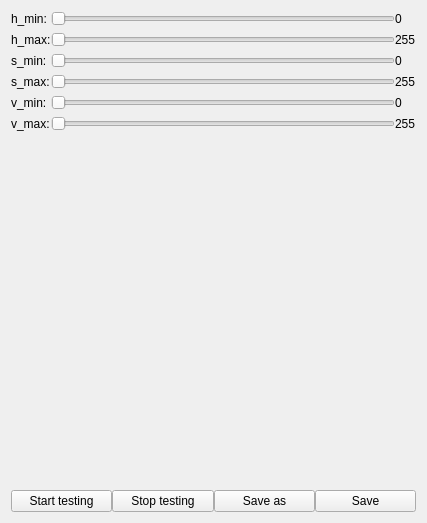
              <widget class="QWidget" name="scrollAreaWidgetContents_4">
               <property name="geometry">
                <rect>
                 <x>0</x>
                 <y>0</y>
                 <width>427</width>
                 <height>523</height>
                </rect>
               </property>
               <layout class="QVBoxLayout" name="verticalLayout_42">
                <item>
                 <layout class="QGridLayout" name="gridLayout_15">
                  <property name="horizontalSpacing">
                   <number>0</number>
                  </property>
                  <property name="verticalSpacing">
                   <number>6</number>
                  </property>
                  <item row="4" column="1">
                   <widget class="QSlider" name="v_minTrackbar">
                    <property name="orientation">
                     <enum>Qt::Horizontal</enum>
                    </property>
                   </widget>
                  </item>
                  <item row="5" column="1">
                   <widget class="QSlider" name="v_maxTrackbar">
                    <property name="orientation">
                     <enum>Qt::Horizontal</enum>
                    </property>
                   </widget>
                  </item>
                  <item row="3" column="1">
                   <widget class="QSlider" name="s_maxTrackbar">
                    <property name="orientation">
                     <enum>Qt::Horizontal</enum>
                    </property>
                   </widget>
                  </item>
                  <item row="0" column="0">
                   <widget class="QLabel" name="label">
                    <property name="text">
                     <string>h_min:</string>
                    </property>
                   </widget>
                  </item>
                  <item row="2" column="0">
                   <widget class="QLabel" name="label_3">
                    <property name="text">
                     <string>s_min:</string>
                    </property>
                   </widget>
                  </item>
                  <item row="3" column="0">
                   <widget class="QLabel" name="label_4">
                    <property name="text">
                     <string>s_max:</string>
                    </property>
                   </widget>
                  </item>
                  <item row="5" column="0">
                   <widget class="QLabel" name="label_6">
                    <property name="text">
                     <string>v_max:</string>
                    </property>
                   </widget>
                  </item>
                  <item row="1" column="1">
                   <widget class="QSlider" name="h_maxTrackbar">
                    <property name="orientation">
                     <enum>Qt::Horizontal</enum>
                    </property>
                   </widget>
                  </item>
                  <item row="4" column="0">
                   <widget class="QLabel" name="label_5">
                    <property name="text">
                     <string>v_min:</string>
                    </property>
                   </widget>
                  </item>
                  <item row="0" column="1">
                   <widget class="QSlider" name="h_minTrackbar">
                    <property name="orientation">
                     <enum>Qt::Horizontal</enum>
                    </property>
                   </widget>
                  </item>
                  <item row="1" column="0">
                   <widget class="QLabel" name="label_2">
                    <property name="text">
                     <string>h_max:</string>
                    </property>
                   </widget>
                  </item>
                  <item row="2" column="1">
                   <widget class="QSlider" name="s_minTrackbar">
                    <property name="orientation">
                     <enum>Qt::Horizontal</enum>
                    </property>
                   </widget>
                  </item>
                  <item row="0" column="2">
                   <widget class="QLabel" name="h_minVal">
                    <property name="text">
                     <string>0</string>
                    </property>
                   </widget>
                  </item>
                  <item row="1" column="2">
                   <widget class="QLabel" name="h_maxVal">
                    <property name="text">
                     <string>255</string>
                    </property>
                   </widget>
                  </item>
                  <item row="2" column="2">
                   <widget class="QLabel" name="s_minVal">
                    <property name="text">
                     <string>0</string>
                    </property>
                   </widget>
                  </item>
                  <item row="3" column="2">
                   <widget class="QLabel" name="s_maxVal">
                    <property name="text">
                     <string>255</string>
                    </property>
                   </widget>
                  </item>
                  <item row="4" column="2">
                   <widget class="QLabel" name="v_minVal">
                    <property name="text">
                     <string>0</string>
                    </property>
                   </widget>
                  </item>
                  <item row="5" column="2">
                   <widget class="QLabel" name="v_maxVal">
                    <property name="text">
                     <string>255</string>
                    </property>
                   </widget>
                  </item>
                 </layout>
                </item>
                <item>
                 <spacer name="verticalSpacer">
                  <property name="orientation">
                   <enum>Qt::Vertical</enum>
                  </property>
                  <property name="sizeHint" stdset="0">
                   <size>
                    <width>20</width>
                    <height>40</height>
                   </size>
                  </property>
                 </spacer>
                </item>
                <item>
                 <layout class="QHBoxLayout" name="horizontalLayout_9">
                  <property name="spacing">
                   <number>0</number>
                  </property>
                  <item>
                   <widget class="QPushButton" name="StartColorTacking">
                    <property name="text">
                     <string>Start testing</string>
                    </property>
                   </widget>
                  </item>
                  <item>
                   <widget class="QPushButton" name="StopColorTracking">
                    <property name="text">
                     <string>Stop testing</string>
                    </property>
                   </widget>
                  </item>
                  <item>
                   <widget class="QPushButton" name="SaveAsColorTracking">
                    <property name="text">
                     <string>Save as</string>
                    </property>
                   </widget>
                  </item>
                  <item>
                   <widget class="QPushButton" name="SaveColorTracking">
                    <property name="text">
                     <string>Save</string>
                    </property>
                   </widget>
                  </item>
                 </layout>
                </item>
               </layout>
              </widget>
